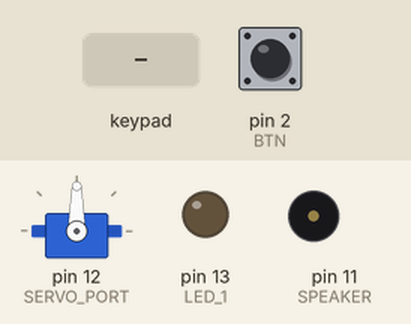
Bench run of a sketch on a simulated Arduino Uno, built with avr-gcc and run on an emulated ATmega328P. Shown: servo, output pins drawn as LEDs (lit = HIGH), buzzer (waves = sounding). Dashed ring = blinking. The inputs (shaded band) are chosen by the test bench; at power-on: pin 2 (BTN) HIGH. What the sketch prints to the serial monitor is not drawn.

Above: at 1.2 s.
1.3 s: key '1' pressed
At 1.9 s:
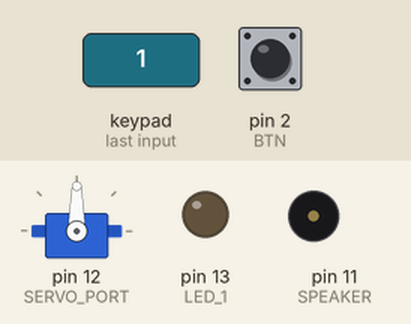
2.9 s: pin 2 (BTN) pulled LOW for 0.15 s
At 3.5 s:
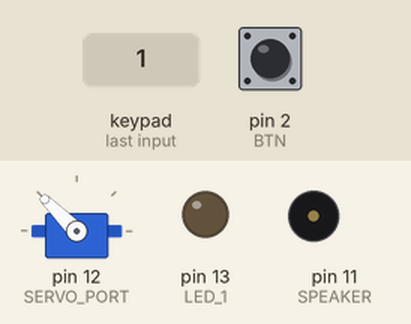
4.6 s: keypad keys 1 2 3 4 5 6 pressed 0.4 s apart
At 5.27 s:
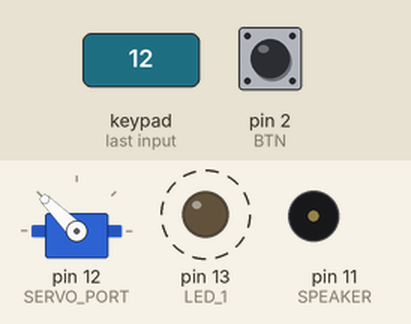
8.5 s: key '#' pressed
At 9.5 s:
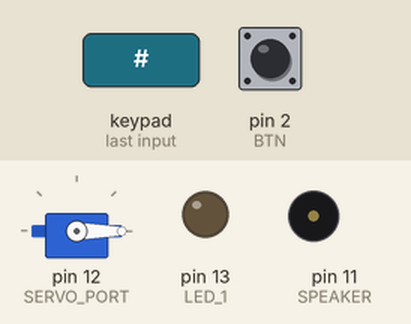
10.6 s: keypad keys 1 2 3 4 5 6 # pressed 0.4 s apart
At 10.87 s:
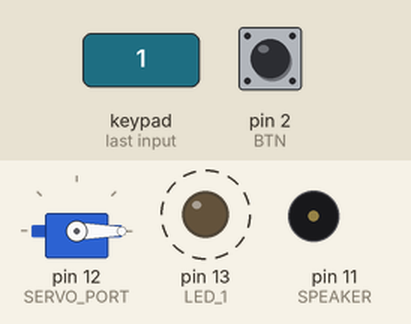
14.9 s: key '*' pressed
At 15.4 s:
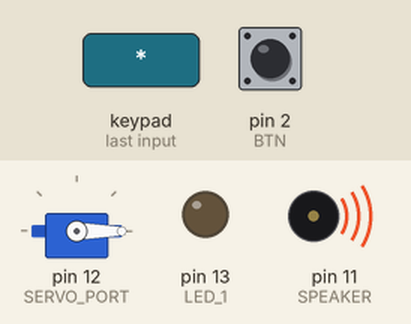
Timing chart, 0 to 42.2 s (numbered marks = the images above; inputs shaded):
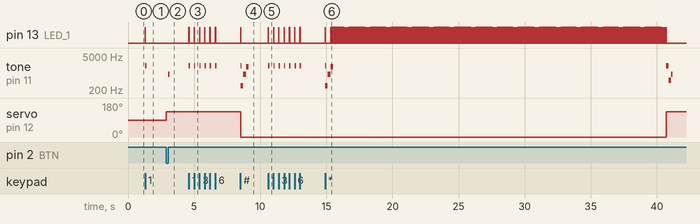

The sketch:

passLockV1_nonLCD.ino
```cpp
#include <Keypad.h>
#include <Servo.h>
#include <EEPROM.h>
#include <string.h>
#include <stdlib.h>

const byte ROWS = 4;
const byte COLS = 4;
const short LED_1 = 13;
const short SERVO_PORT = 12;
const short SPEAKER = 11;
const short BTN = 2;
Servo servo;

char hexaKeys[ROWS][COLS] = {
  {'1', '2', '3', 'A'},
  {'4', '5', '6', 'B'},
  {'7', '8', '9', 'C'},
  {'*', '0', '#', 'D'}
};

byte rowPins[ROWS] = {5, 4, A0, A1};
byte colPins[COLS] = {A2, A3, A4, A5};
Keypad keypad = Keypad(makeKeymap(hexaKeys), rowPins, colPins, ROWS, COLS);

String password = "123456";
String passtemp = "";
short WrongpassTimes = 3;
int disableTime = 10; //(s) time countdown when [wrongpasstime]times wrong password
char keyPressed;
int countFailed = 0;//count++ when provide wrong password
bool opened = false;
bool editMode = false;
bool systemLock = false; //Lock=true when provide
short timeToLock = 1000;
short countTimeLock = 0; //countup to close if opened


void blink(int led){
    digitalWrite(led, HIGH);
    delay(10);
    digitalWrite(led, LOW);
}

void beepError(int times){
  for(int i=0; i<times; i++){
    tone(SPEAKER, 100, 100);
    delay(300);
  }
}

void beepAlarm(int duration){
  tone(SPEAKER, 2000, duration);
}

void beepOpen(){
    tone(SPEAKER, 300, 200);
    delay(200);
    tone(SPEAKER, 900, 200);
    delay(200);
    tone(SPEAKER, 1800, 200);
}

void beepClose(){
    tone(SPEAKER, 2000, 200);
    delay(200);
    tone(SPEAKER, 500, 200);
    delay(200);
    tone(SPEAKER, 900, 100);
}

 void doOpen(){
   opened = true;
   passtemp = ""; //Clear string input for the next action
   countFailed = 0;
   countTimeLock = 0;
   keyPressed = 0;//Clear the key was pressed before;
   servo.write(0);
   beepOpen();
 }

  void doClose(){
    servo.write(135);
    opened = false;//reset to start the new cycle
    editMode = false;
    passtemp = "";
    countTimeLock = 0;
    beepClose();
 }
 void changeNewPassword(){
  if(!editMode && keyPressed == '*'){
      beepOpen();
      passtemp = "";
      editMode = true;
      keyPressed = 0;
    } else if(editMode && keyPressed == '#' ){
      password = passtemp;
      writePassword(0, password);
      passtemp = "";
      editMode = false;
      Serial.println("newpass: " + password);
      beepOpen();
      doClose();
    }
 }

void setup(){
  Serial.begin(9600);
  pinMode(BTN, INPUT_PULLUP);
  pinMode(LED_1, OUTPUT);
  servo.attach(SERVO_PORT, 500, 2500);
  Serial.begin(9600);
  if(EEPROM.read(0) != 0xFF){ // read data if available in EEPROM
    password = readPassword(0);
  }
  attachInterrupt(digitalPinToInterrupt(BTN), doClose, LOW);
  Serial.println( "pass:" + password);
}

void loop(){
  if(!systemLock){
    keyPressed = keypad.getKey();
    if (keyPressed){
      beepAlarm(100);
      blink(LED_1);
      countTimeLock = 0; //if some key has been pressed, not close the door;
      if(keyPressed<='9' && keyPressed >='0'){
        passtemp += keyPressed;
      }
      if(keyPressed == 'D'){
        passtemp = "";
      }
    }
    if(opened) {
      if(editMode){
        blink(LED_1);
      }
      countTimeLock++;
      changeNewPassword();
      if(keyPressed == 'C' || countTimeLock == timeToLock) {
        doClose();
      }
    } else {//the events when system close
        if(keyPressed == '#'){//confirm input
          if(passtemp.compareTo(password) == 0){ //Right pw
            doOpen();
          } else  {
            passtemp = "";
            countFailed++;
            beepError(countFailed);
          }
        }
        if(countFailed == 4){
          beepError(5);
          systemLock = true;
          countFailed = 0;
        }
        if(keyPressed == 'C') {
          passtemp = "";
        }
        if(countTimeLock == timeToLock){
          passtemp = "";
          countTimeLock = 0;
        }
     }
     if(passtemp.length() > 0){
        countTimeLock++;
     }
     //Serial.print(countTimeLock);
     keyPressed = 0;//clear key down temp at the end of loop
  } else {
    delay(disableTime * 1000);
    systemLock = false;
    beepAlarm(1000);
  }
  delay(15);
}

void writePassword(char address, String data){
  int size = data.length();
  int i;
  for(i=0; i<size; i++){
    EEPROM.write(address+i, data[i]);
  }
  EEPROM.write(address + size, '\0');   //Add termination null character for String Data
}


String readPassword(char address){
  char data[100]; //Max 100 Bytes
  int length=0;
  unsigned char tempChar;
  tempChar = EEPROM.read(address);
  while(tempChar != '\0' && length<100){       //Read until null character
    tempChar = EEPROM.read(address+length);
    data[length] = tempChar;
    length++;
  }
  data[length]='\0';
  return String(data);
}
```

Measured:
- after the input at 1.3 s, pin 13 (LED_1): LOW → HIGH at once, → LOW 0.01 s later; tone on pin 11 (SPEAKER): silent → 2000 Hz at once, → silent 0.10 s later
- after the input at 2.9 s, tone on pin 11 (SPEAKER): silent → 900 Hz after 0.15 s, → silent 0.10 s later; servo on pin 12 (SERVO_PORT): 90° → 135° at once
- after the input at 4.6 s, pin 13 (LED_1): alternates HIGH for 0.01 s and LOW for 0.38 s, 12 changes in all, then stays LOW, starting at once; tone on pin 11 (SPEAKER): alternates 2000 Hz for 0.10 s and silent for 0.29 s, 12 changes in all, then stays silent, starting at once
- after the input at 8.5 s, pin 13 (LED_1): LOW → HIGH at once, → LOW 0.01 s later; tone on pin 11 (SPEAKER): plays 2000 Hz for 0.01 s, 300 Hz for 0.20 s, 900 Hz for 0.20 s, 1800 Hz for 0.20 s, starting at once; servo on pin 12 (SERVO_PORT): 135° → 0° at once
- after the input at 10.6 s, pin 13 (LED_1): alternates HIGH for 0.01 s and LOW for 0.38 s, 14 changes in all, then stays LOW, starting at once; tone on pin 11 (SPEAKER): alternates 2000 Hz for 0.10 s and silent for 0.29 s, 14 changes in all, then stays silent, starting at once
- after the input at 14.9 s, pin 13 (LED_1): goes HIGH 0.01 s, LOW 0.42 s, 998 × (HIGH 0.01 s, LOW 0.02 s), HIGH 0.01 s, then LOW, starting at once; tone on pin 11 (SPEAKER): plays 2000 Hz for 0.01 s, 300 Hz for 0.20 s, 900 Hz for 0.20 s, 1800 Hz for 0.20 s, 2000 Hz for 0.20 s, 500 Hz for 0.20 s … (7 notes in this stretch), starting at once
